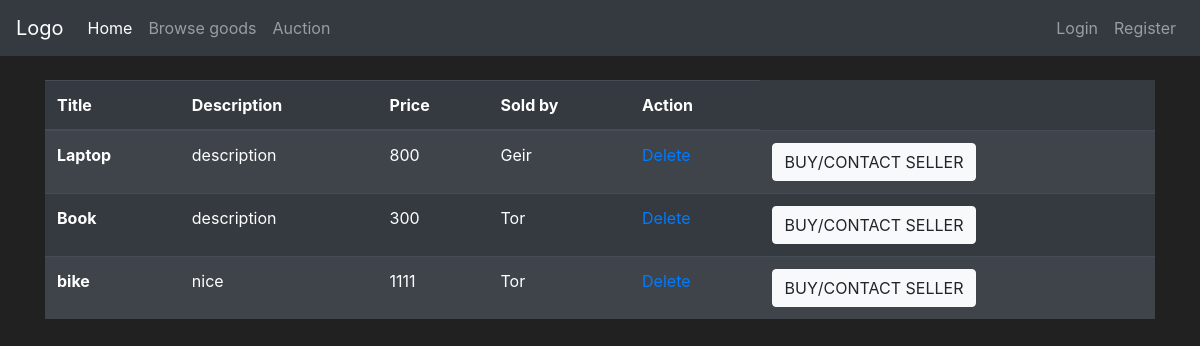
/owned_goods, run on an earlier commit of the app's database.
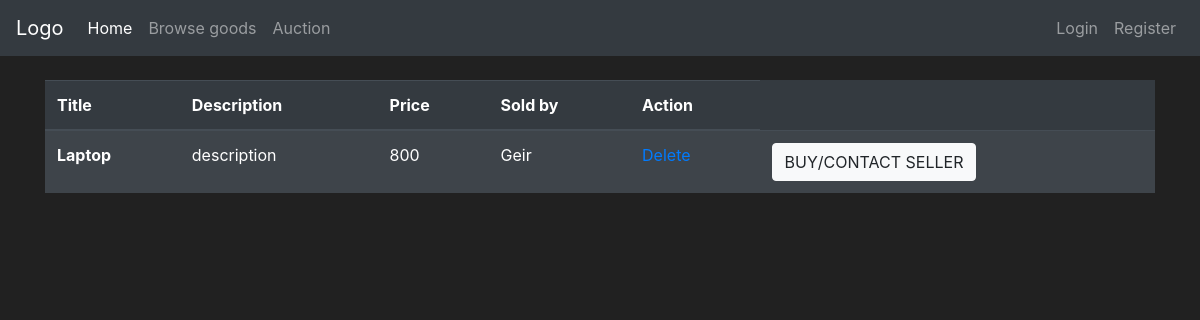
And on a later commit of the database.
### app_flask/models.py (models this page shows, shortened)
class User(db.Model, UserMixin):
    id = db.Column(db.Integer(), primary_key=True)
    username = db.Column(db.String(length=25), nullable=False, unique=True)
    email = db.Column(db.String(length=60), nullable=False, unique=True)
    password_hash = db.Column(db.String(length=60), nullable=False)
    profile_type = db.Column(db.Boolean(), nullable=False, default=False)
    cash = db.Column(db.Integer(), nullable=False, default=2000)
    date_created = db.Column(db.DateTime(), default=datetime.utcnow)
    goods = db.relationship('Goods', backref='goods_owned_by_user', lazy=True)
    store = db.relationship('Store', backref='store_owner', lazy=True)
    @property
    def password(self):
        return self.password

class Goods(db.Model):
    id = db.Column(db.Integer, primary_key=True)
    name = db.Column(db.String(30), nullable=False)
    description = db.Column(db.String(70), unique=False, nullable=False)
    price = db.Column(db.Integer, unique=False, nullable=False)
    product_number = db.Column(db.String(length=6), nullable=False, unique=True)
    goods_type = db.Column(db.Boolean(), nullable=False, default=False)
    date_created = db.Column(db.DateTime(), default=datetime.utcnow)
    user_owner = db.Column(db.Integer(), db.ForeignKey('user.id'))
    store_owner = db.Column(db.Integer(), db.ForeignKey('store.id'))

### app_flask/main/routes.py (the view)
@bp.route('/owned_goods', methods=['GET', 'POST'])
def show_owned_goods():
    db_goods = db.session.query(User, Goods).filter(User.id == Goods.user_owner).all()
    return render_template('showGoods.html', db_goods=db_goods)

### app_flask/templates/showGoods.html (shortened to what this page needs)
{% extends 'base.html' %}
{% block content %}
<div class="container">
    <br>
    <table class="table table-dark table-striped">
      <thead>
        <tr>
          <th scope="col">Title</th>
          <th scope="col">Description</th>
          <th scope="col">Price</th>
          <th scope="col">Sold by</th>
          <th scope="col">Action</th>
        </tr>
      </thead>
      <tbody>
      {%for users, goods in db_goods%}
        <tr>
          <th scope="row" class=".table-striped">
                {{ goods.name }}
            <br>
            </th>
          <td class=".table-striped">{{ goods.description}}</td>
          <td class=".table-striped">{{ goods.price}}</td>
          <td class=".table-striped">{{ users.username}}</td>
          <td class=".table-striped"><a href="{{ url_for('main.delete_goods', id=goods.id)}}">Delete</a></td>
          <td class=".table-striped"><button type="button" class="btn btn-light">BUY/CONTACT SELLER</button></td>
        </tr>
      {% endfor %}
      </tbody>
    </table>
</div>
{% endblock %}

What changed in the data, as far as the page shows it:
no longer on this page (row edited): User: name "Book", description "description", price "300", username "Tor", name "bike", description "nice", price "1111"
